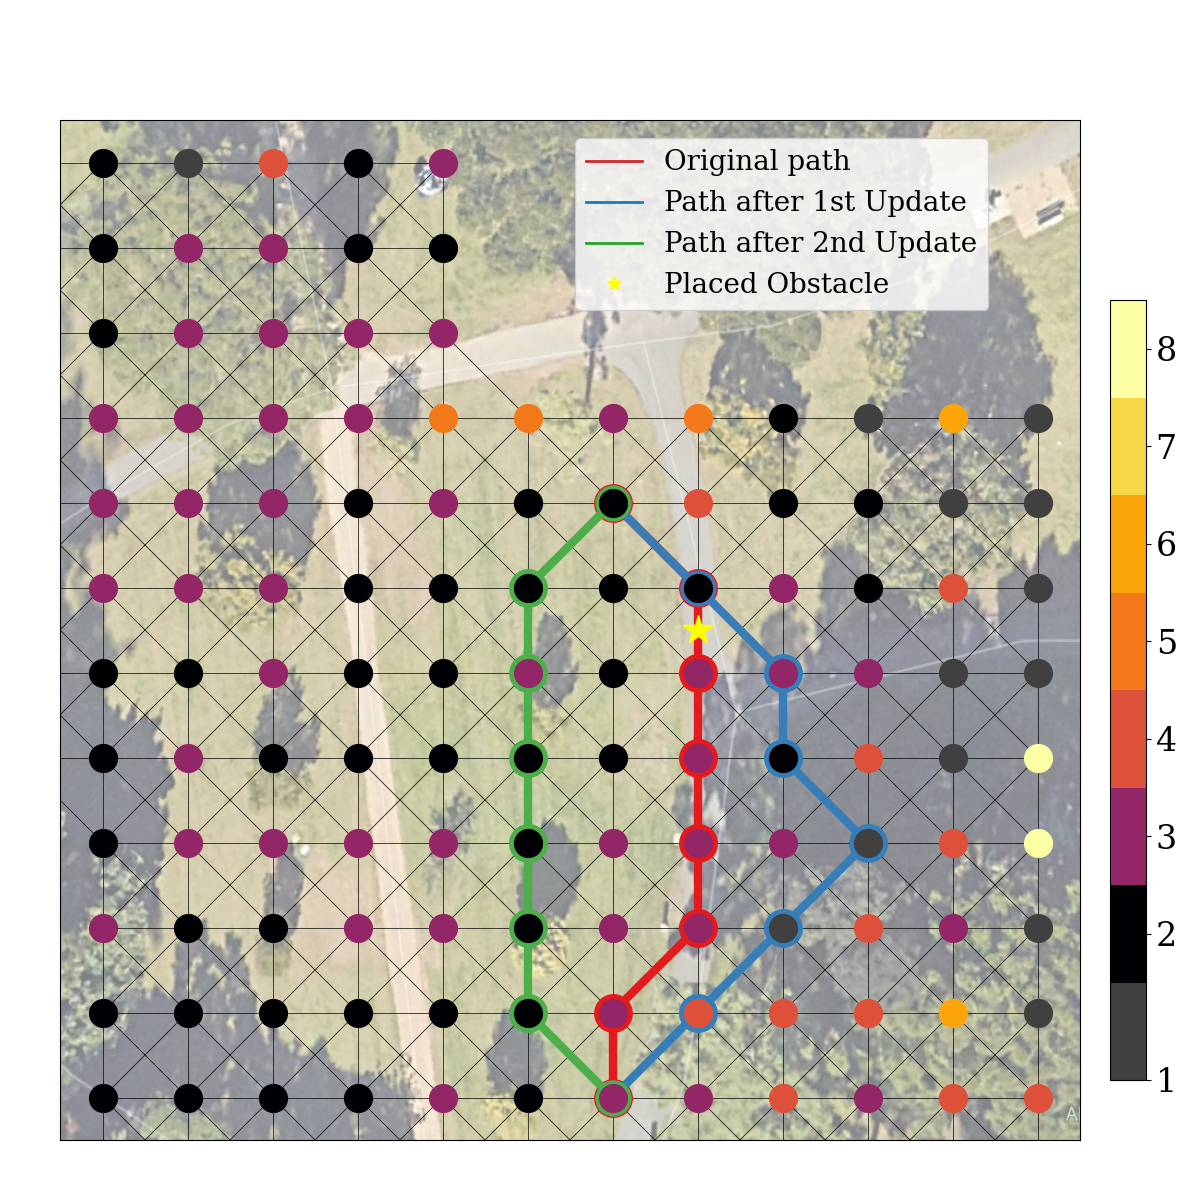

Source code (Python):
from placecell import PlaceNetwork
from utils import loadNetwork
import matplotlib
import matplotlib.pyplot as plt
from matplotlib.lines import Line2D
from matplotlib.colors import Normalize
from matplotlib.cm import ScalarMappable

def adaptive_figure():
    matplotlib.rc('font', family='serif')
    initial_network = PlaceNetwork()
    initial_data = loadNetwork("chkpt")
    initial_network.loadFromFile(initial_data)

    p1_network = PlaceNetwork()
    p1_data = loadNetwork("adaptive/trial1")
    p1_network.loadFromFile(p1_data)

    p2_network = PlaceNetwork()
    p2_data = loadNetwork("adaptive/trial2")
    p2_network.loadFromFile(p2_data)

    p0 = initial_network.spikeWave((12, 11), (5, 11), costmap=[0, 1, 4, 5])
    p1 = p1_network.spikeWave((12, 11), (5, 11), costmap=[0, 1, 4, 5])
    p2 = p2_network.spikeWave((12, 11), (5, 11), costmap=[0, 1, 4, 5]) 

    p1_network.plotCells(costmap=[0, 1, 4, 5], image="images/map/mapraw.jpg", title=None, path=[p0, p1, p2], diff_map=True)#, p1, p2])
    # Specify line colors and labels
    #colors = ['tab:red', 'tab:blue', 'tab:green', 'yellow']
    colors = ['tab:red', 'tab:blue', 'tab:green', 'yellow']
    labels = ["Original Path", "Path after 1st Update", "Path after 2nd Update", 'Placed Obstacle']
    dummy_lines = [Line2D([0], [0], color=color, linewidth=2) for color in colors]
    dummy_lines[-1] = Line2D([0], [0], marker='*', color='yellow', markersize=20, linestyle='None',markeredgecolor='black', markeredgewidth=1)

    # Add legend with dummy lines and labels
    plt.legend(dummy_lines, labels, bbox_to_anchor=(-3.0, 1.225), loc='upper right', fontsize=20)
    plt.savefig("revisions/adaptive.pdf", dpi=600)
    plt.close()
    #plt.show()

def graphs():
    matplotlib.rc('font', family='serif')
    initial_network = PlaceNetwork()
    initial_data = loadNetwork("chkpt")
    initial_network.loadFromFile(initial_data)

    p1_network = PlaceNetwork()
    p1_data = loadNetwork("adaptive/trial1")
    p1_network.loadFromFile(p1_data)

    p2_network = PlaceNetwork()
    p2_data = loadNetwork("adaptive/trial2")
    p2_network.loadFromFile(p2_data)

    p0 = initial_network.spikeWave((12, 11), (5, 11), costmap=[0, 1, 4, 5])
    p1 = p1_network.spikeWave((12, 11), (5, 11), costmap=[0, 1, 4, 5])
    #p2 = p2_network.spikeWave((12, 11), (5, 11), costmap=[0, 1, 4, 5])

    p1_network.plotCells(costmap=[0, 1, 4, 5], image="images/map/mapraw.jpg", title=None, path=[p0, p1], diff_map=True)#, p1, p2])
    # Specify line colors and labels
    #colors = ['tab:red', 'tab:blue', 'tab:green', 'yellow']
    colors = ['tab:red', 'tab:blue', 'yellow']
    labels = ["Original Path", "Path after 1st Update", 'Placed Obstacle']
    dummy_lines = [Line2D([0], [0], color=color, linewidth=2) for color in colors]
    dummy_lines[-1] = Line2D([0], [0], marker='*', color='yellow', markersize=10, linestyle='None')

    # Add legend with dummy lines and labels
    plt.legend(dummy_lines, labels, bbox_to_anchor=(-3.0, 1.225), loc='upper right', fontsize=20)
    plt.savefig("video/pathstogether.png")
    plt.show()

    p1_network.plotCells(costmap=[0, 1, 4, 5], image="images/map/mapraw.jpg", title=None, path=[p0], diff_map=True)#, p1, p2])
    # Specify line colors and labels
    #colors = ['tab:red', 'tab:blue', 'tab:green', 'yellow']
    colors = ['tab:red', 'yellow']
    labels = ["Original Path", 'Placed Obstacle']
    dummy_lines = [Line2D([0], [0], color=color, linewidth=2) for color in colors]
    dummy_lines[-1] = Line2D([0], [0], marker='*', color='yellow', markersize=10, linestyle='None')

    # Add legend with dummy lines and labels
    plt.legend(dummy_lines, labels, bbox_to_anchor=(-3.0, 1.225), loc='upper right', fontsize=20)
    plt.savefig("video/path1.png")
    plt.show()

    p1_network.plotCells(costmap=[0, 1, 4, 5], image="images/map/mapraw.jpg", title=None, path=[p1], diff_map=True)#, p1, p2])
    # Specify line colors and labels
    #colors = ['tab:red', 'tab:blue', 'tab:green', 'yellow']
    colors = ['tab:red', 'yellow']
    labels = ["Path after 1st Update", 'Placed Obstacle']
    dummy_lines = [Line2D([0], [0], color=color, linewidth=2) for color in colors]
    dummy_lines[-1] = Line2D([0], [0], marker='*', color='yellow', markersize=10, linestyle='None')

    # Add legend with dummy lines and labels
    plt.legend(dummy_lines, labels, bbox_to_anchor=(-3.0, 1.225), loc='upper right', fontsize=20)
    plt.savefig("video/path2.png")
    plt.close()

    #initial_network.plotCells(costmap=[0, 1, 4, 5], image="images/map/mapraw.jpg", title=None, path=None)
    #plt.savefig("initial.png")
    #plt.show()

    #p1_network.plotCells(costmap=[0, 1, 4, 5], image="images/map/mapraw.jpg", title=None, path=None)
    #plt.savefig("p1.png")
    #plt.show()

def get_total_cost(network, costmaps, path):
    wgts = network.normalizeWeights(costmaps)

    total_cost = 0
    for i in range(len(path) - 1):
        total_cost += wgts[(path[i], path[i + 1])]
    return total_cost

if __name__ == '__main__':
    #adaptive_figure()
    #exit()
    matplotlib.rc('font', family='serif')
    initial_network = PlaceNetwork()
    initial_data = loadNetwork("chkpt")
    initial_network.loadFromFile(initial_data)

    p1_network = PlaceNetwork()
    p1_data = loadNetwork("adaptive/trial1")
    p1_network.loadFromFile(p1_data)

    p2_network = PlaceNetwork()
    p2_data = loadNetwork("adaptive/trial2")
    p2_network.loadFromFile(p2_data)

    p0 = initial_network.spikeWave((12, 11), (5, 11), costmap=[0, 1, 4, 5])
    p1 = p1_network.spikeWave((12, 11), (5, 11), costmap=[0, 1, 4, 5])
    p2 = p2_network.spikeWave((12, 11), (5, 11), costmap=[0, 1, 4, 5])

    #reverse the path
    p0 = p0[::-1]
    p1 = p1[::-1]
    p2 = p2[::-1]

    wgts_p0 = initial_network.normalizeWeights([0, 1, 4, 5])
    wgts_p1 = p1_network.normalizeWeights([0, 1, 4, 5])
    wgts_p2 = p2_network.normalizeWeights([0, 1, 4, 5])

    fig = plt.figure(figsize=(10, 10))
    #Two side by side subplots
    # Two side by side subplots


    width = 0.43
    height = 0.68

    buffer = 1 - 2*width -  0.1
    #print(buffer)
    spacing = buffer + width + 0.05

    ax1 = fig.add_subplot(121, aspect='equal', adjustable='box', position=[buffer, 0.30, width, height])
    ax2 = fig.add_subplot(122, aspect='equal', adjustable='box', position=[spacing, 0.30, width, height])


    #Get a color map for the changes
    cmap = plt.get_cmap('coolwarm')
    norm = Normalize(vmin=-1.0, vmax=1.0)
    sm = ScalarMappable(cmap=cmap, norm=norm)

    ax_colorbar = fig.add_axes([0.075, 0.22, 0.85, 0.03])
    cbar = plt.colorbar(sm, cax=ax_colorbar, orientation='horizontal')
    #Set font size 
    cbar.ax.tick_params(labelsize=20)

    #no ticks
    ax1.set_xticks([])
    ax1.set_yticks([])
    ax2.set_xticks([])
    ax2.set_yticks([])

    # Customizing the spines to have red dashed lines
    for spine in ax1.spines.values():
        spine.set_edgecolor('red')
        spine.set_linestyle('--')
        spine.set_linewidth(4)

    for spine in ax2.spines.values():
        spine.set_edgecolor('red')
        spine.set_linestyle('--')
        spine.set_linewidth(4)

    initial_network.plotChange(p1_network, costmap=[0, 1, 4, 5], image="images/map/mapraw.jpg", ax=ax1)
    p1_network.plotChange(p2_network, costmap=[0, 1, 4, 5], image="images/map/mapraw.jpg", ax=ax2)
    plt.savefig("revisions/weightchange_combined.pdf", dpi=900)
    plt.show()

    # print("Initial Path: ", p0)
    # print("Path after 1st Update: ", p1)
    # print("Path after 2nd Update: ", p2)

    # print("Initial Path Cost: ", get_total_cost(initial_network, [0, 1, 4, 5], p0))
    # print("Initial Path Cost: ", get_total_cost(initial_network, [0, 1, 4, 5], p1))
    # print("Initial Path Cost: ", get_total_cost(initial_network, [0, 1, 4, 5], p2))

    # print("Path after 1st Update Cost: ", get_total_cost(p1_network, [0, 1, 4, 5], p0))
    # print("Path after 1st Update Cost: ", get_total_cost(p1_network, [0, 1, 4, 5], p1))
    # print("Path after 1st Update Cost: ", get_total_cost(p1_network, [0, 1, 4, 5], p2))

    # print("Path after 2nd Update Cost: ", get_total_cost(p2_network, [0, 1, 4, 5], p0))
    # print("Path after 2nd Update Cost: ", get_total_cost(p2_network, [0, 1, 4, 5], p1))
    # print("Path after 2nd Update Cost: ", get_total_cost(p2_network, [0, 1, 4, 5], p2))